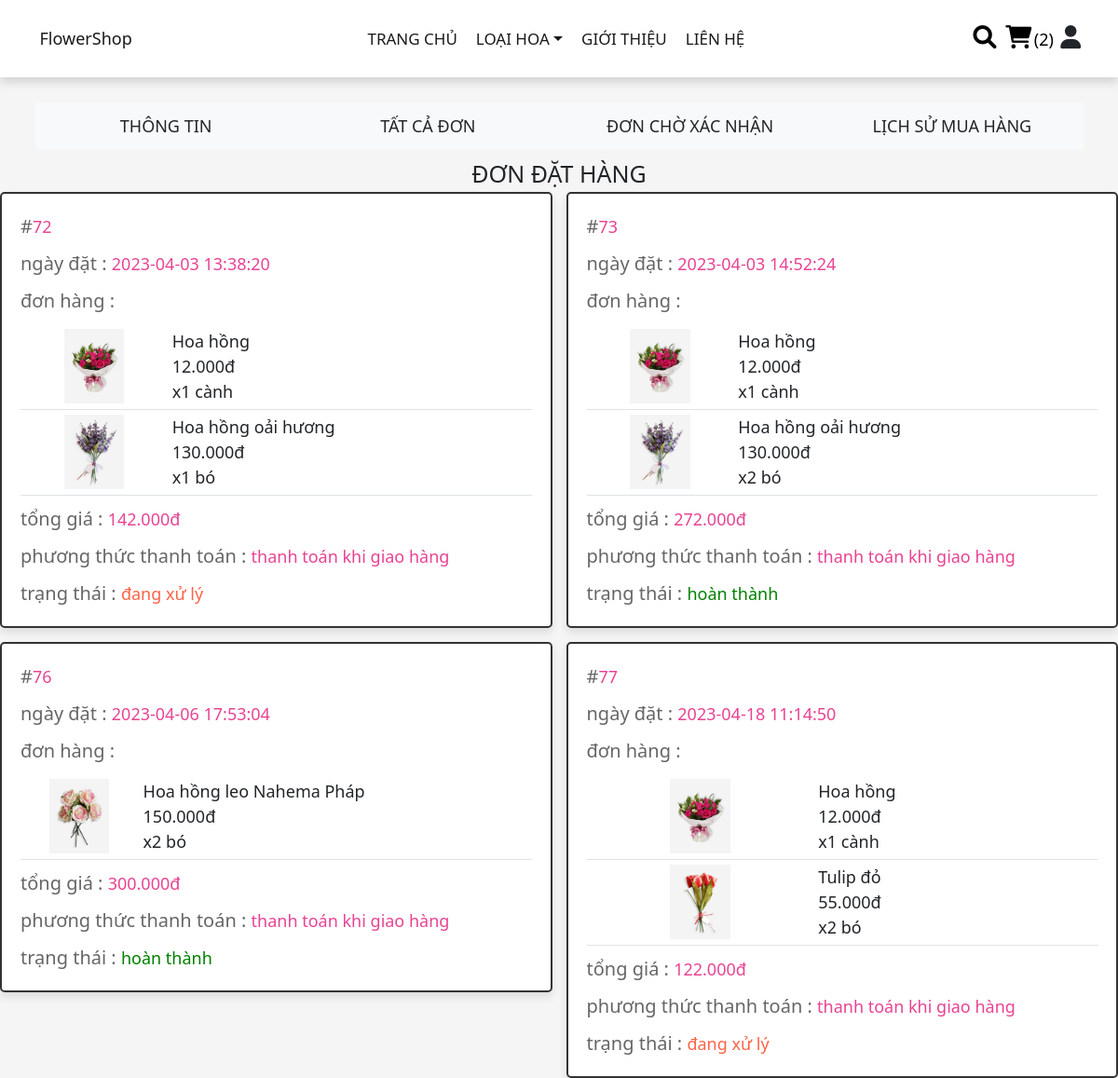
Page /profile.php?query=tatca (signed in) on the committed database.
### tables this page shows
CREATE TABLE `orders` (
  `id` int(100) NOT NULL,
  `user_id` int(100) NOT NULL,
  `total_price` int(100) NOT NULL,
  `method` varchar(50) NOT NULL,
  `placed_on` timestamp NOT NULL DEFAULT current_timestamp() ON UPDATE current_timestamp(),
  `payment_status` varchar(20) NOT NULL DEFAULT 'đang xử lý',
  `name_receive` varchar(100) NOT NULL,
  `number_receive` varchar(12) NOT NULL,
  `message_card` varchar(100) NOT NULL
);

### quanlytaikhoan/tatca.php (the view)
<div class="placed-orders ">
    <h1 class="title text-center text-uppercase">Đơn đặt hàng</h1>
    <div class="box-container">
        <?php
        $select_orders = mysqli_query($conn, "SELECT * FROM `orders` WHERE user_id = '$user_id'") or die('query failed');
        if (mysqli_num_rows($select_orders) > 0) {
            while ($fetch_orders = mysqli_fetch_assoc($select_orders)) {
            $id_order = $fetch_orders['id']
        ?>
                <div class="box">
                    <p> #<span><?php echo $fetch_orders['id']; ?></span> </p>
                    <p> ngày đặt : <span><?php echo $fetch_orders['placed_on']; ?></span> </p>
                    <p> đơn hàng : </p>
                    <table class="table">
                        <tbody>
                            <?php $select_p_order = mysqli_query($conn, "SELECT image,name,detail_orders.price AS price,quantity,unit  FROM `orders` join detail_orders on orders.id=detail_orders.id_order join products on detail_orders.pid=products.id WHERE user_id = '$user_id' && id_order='$id_order '") or die('query failed');
                            if (mysqli_num_rows($select_p_order) > 0) {
                                while ($fetch_p_order = mysqli_fetch_array($select_p_order)) {
                            ?>
                                    <tr>
                                        <td class="mt-3">
                                            <div class="text-center "><img src="uploaded_img/<?php echo $fetch_p_order['image']; ?>" alt="" class="img-fruit" height="80px"> </div>
                                        </td>
                                        <td class="mt-3">
                                            <div class="">
                                                <div class=""><?php echo $fetch_p_order['name']; ?></div>
                                                <div class=""><?php echo number_format($fetch_p_order['price'], 0, ",", ".") . "đ" ?></div>
                                                <div class=""><?php echo "x" . $fetch_p_order['quantity']. ' ' . $fetch_p_order['unit'] ?></div>
                                            </div>
                                        </td>
                                    </tr>
                            <?php
                                }
                            } ?>
                        </tbody>
                    </table>
                    <p> tổng giá : <span><?php echo number_format($fetch_orders['total_price'], 0, ",", ".") ?>đ</span> </p>
                    <p> phương thức thanh toán : <span><?php echo $fetch_orders['method']; ?></span> </p>
                    <p> trạng thái : <span style="color:<?php if ($fetch_orders['payment_status'] == 'đang xử lý') {
                                                            echo 'tomato';
                                                        } else {
                                                            echo 'green';
                                                        } ?>"><?php echo $fetch_orders['payment_status']; ?></span> </p>
                </div>
        <?php
            }
        } else {
            echo '<p class="empty">Chưa có đơn đặt hàng!</p>';
        }
        ?>
    </div>
</div>

### css/style.css (style rules this page uses)
:root { --pink:#e84393; --red:#c0392b; --orange:#f39c12; --black:#333; --white:#fff; --light-color:#666; --light-white:#ccc; --light-bg:#f5f5f5; --border:.2rem solid var(--black); --box-shadow:0 .5rem 1rem rgba(0,0,0,.1); }
* { margin:0; padding:0; font-size: large; box-sizing: border-box; outline: none; border:none; text-decoration: none; transition:all .2s linear; }
html { font-size: 62.5%; overflow-x: hidden; scroll-behavior: smooth; scroll-padding-top: 6.5rem; }
body { background: var(--light-bg); font-weight: normal; }
.placed-orders .box-container { max-width: 1200px; margin:0 auto; display: flex; flex-wrap: wrap; gap:1.5rem; align-items: flex-start; }
.placed-orders .box-container .box { background-color: var(--white); padding:1rem 2rem; border:var(--border); box-shadow: var(--box-shadow); flex:1 1 40rem; border-radius: .5rem; }
.placed-orders .box-container .box p { margin: 1rem 0; font-size: 2rem; line-height: 1.5; color:var(--light-color); }
.placed-orders .box-container .box p span { color:var(--pink); }

### rows in the picture
orders: id "72", placed_on "2023-04-03 13:38:20", name "Hoa hồng", price "12.000", quantity "1", unit "cành", name "Hoa hồng oải hương", price "130.000", unit "bó", total_price "142.000", method "thanh toán khi giao hàng", payment_status "đang xử lý"
orders: id "73", placed_on "2023-04-03 14:52:24", name "Hoa hồng", price "12.000", quantity "1", unit "cành", name "Hoa hồng oải hương", price "130.000", quantity "2", unit "bó", total_price "272.000", method "thanh toán khi giao hàng", payment_status "hoàn thành"
orders: id "76", placed_on "2023-04-06 17:53:04", name "Hoa hồng leo Nahema Pháp", price "150.000", quantity "2", unit "bó", total_price "300.000", method "thanh toán khi giao hàng", payment_status "hoàn thành"
orders: id "77", placed_on "2023-04-18 11:14:50", name "Hoa hồng", price "12.000", quantity "1", unit "cành", name "Tulip đỏ", price "55.000", quantity "2", unit "bó", total_price "122.000", method "thanh toán khi giao hàng", payment_status "đang xử lý"

### other values in the picture
$cart_num_rows "2"
